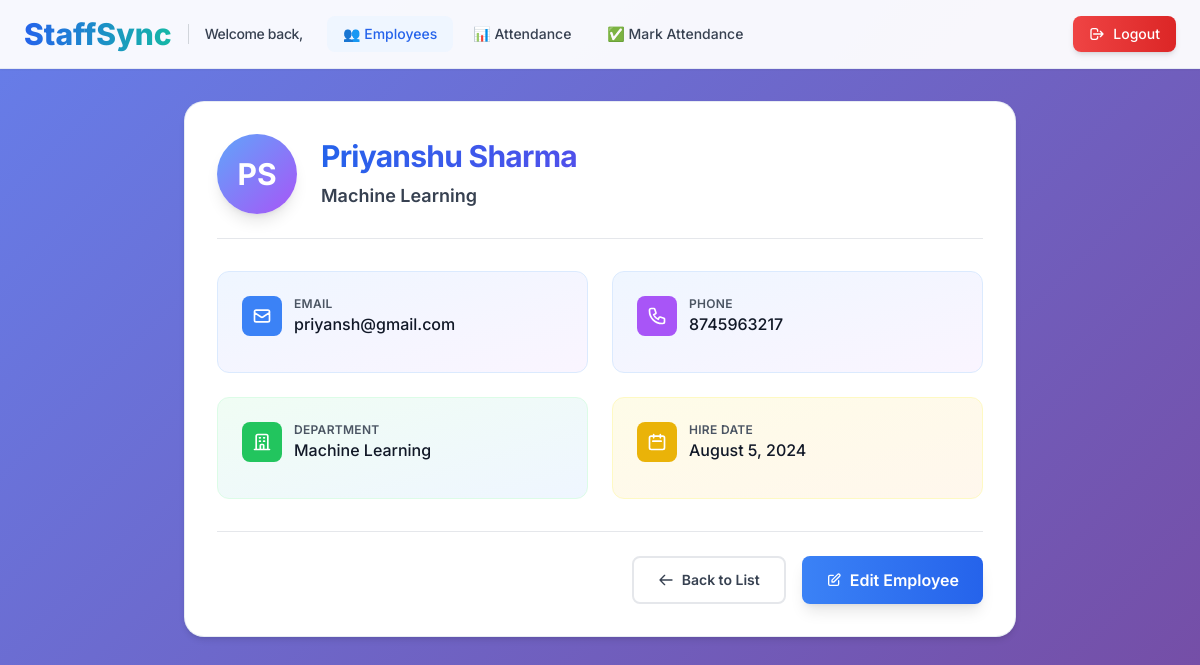
/employees/employee/6/, run on the app's committed database.
### employees/models.py (models this page shows, shortened)
class Employee(models.Model):
    first_name = models.CharField(max_length=100)
    last_name = models.CharField(max_length=100)
    email = models.EmailField(unique=True)
    phone_number = models.CharField(max_length=15)
    department = models.ForeignKey(Department, on_delete=models.SET_NULL, null=True, blank=True)
    hire_date = models.DateField()
    class Meta:
        ordering = ['first_name', 'last_name']
        verbose_name_plural = 'Employees'

class Department(models.Model):
    name = models.CharField(max_length=100)

### employees/views.py (the view)
# urls.py: path('employee/<int:pk>/', views.employee_detail, name='employee_detail'),
def employee_detail(request, pk):
    employee = get_object_or_404(Employee.objects.select_related('department'), pk=pk)
    attendances = Attendance.objects.filter(employee=employee).order_by('-date')[:10]
    return render(request, 'employees/employee_detail.html', {
        'employee': employee,
        'attendances': attendances,
    })

### employees/templates/employees/employee_detail.html (shortened to what this page needs)
    {% load static %}
<!DOCTYPE html>
<html lang="en">
<head>
    <script src="https://cdn.tailwindcss.com"></script>
    <link rel="stylesheet" href="{% static 'admin.css' %}">
</head>
<body class="fade-in">
    <header class="admin-header sticky top-0 z-40 py-4 px-6">
        <div class="max-w-7xl mx-auto flex justify-between items-center">
            <div class="flex items-center space-x-6">
                <div class="flex items-center space-x-4">
                    <a href="{% url 'dashboard' %}" class="flex items-center space-x-2">
                        <span class="text-2xl md:text-3xl font-extrabold bg-gradient-to-r from-blue-600 to-teal-500 bg-clip-text text-transparent">StaffSync</span>
                    </a>
                    <div class="hidden md:block border-l border-gray-300 pl-4">
                        <h2 class="text-sm font-medium text-gray-600">Welcome back,</h2>
                    </div>
                </div>
                <nav class="hidden md:flex items-center space-x-1">
                    <a href="{% url 'employee_list' %}" class="px-4 py-2 text-sm font-medium text-blue-600 bg-blue-50 rounded-lg transition-all duration-200">👥 Employees</a>
                    <a href="{% url 'attendance_list' %}" class="px-4 py-2 text-sm font-medium text-gray-700 hover:text-blue-600 hover:bg-blue-50 rounded-lg transition-all duration-200">📊 Attendance</a>
                    <a href="{% url 'mark_attendance' %}" class="px-4 py-2 text-sm font-medium text-gray-700 hover:text-blue-600 hover:bg-blue-50 rounded-lg transition-all duration-200">✅ Mark Attendance</a>
                </nav>
            </div>
            <div class="flex items-center space-x-4">
                <a href="{% url 'logout' %}" class="inline-flex items-center px-4 py-2 text-sm font-medium text-white bg-gradient-to-r from-red-500 to-red-600 rounded-lg hover:from-red-600 hover:to-red-700 shadow-md hover:shadow-lg transition-all duration-200">
                    <svg class="w-4 h-4 mr-2" fill="none" stroke="currentColor" viewBox="0 0 24 24">
                        <path stroke-linecap="round" stroke-linejoin="round" stroke-width="2" d="M17 16l4-4m0 0l-4-4m4 4H7m6 4v1a3 3 0 01-3 3H6a3 3 0 01-3-3V7a3 3 0 013-3h4a3 3 0 013 3v1"></path>
                    </svg>
                    Logout
                </a>
            </div>
        </div>
    </header>
    <main class="max-w-4xl mx-auto px-4 sm:px-6 lg:px-8 py-8">
        <div class="card fade-in p-6 md:p-8">
            <div class="flex items-center space-x-6 mb-8 pb-6 border-b border-gray-200">
                <div class="w-20 h-20 bg-gradient-to-br from-blue-400 to-purple-500 rounded-full flex items-center justify-center text-white font-bold text-3xl shadow-lg">
                    {{ employee.first_name|first }}{{ employee.last_name|first }}
                </div>
                <div class="flex-1">
                    <h1 class="text-3xl font-bold bg-gradient-to-r from-blue-600 to-purple-600 bg-clip-text text-transparent mb-2">
                    </h1>
                    <p class="text-lg text-gray-600">{{ employee.department.name|default:"No Department" }}</p>
                </div>
            </div>
            <div class="grid grid-cols-1 md:grid-cols-2 gap-6 mb-8">
                <div class="bg-gradient-to-br from-blue-50 to-purple-50 rounded-xl p-6 border border-blue-100">
                    <div class="flex items-center space-x-3 mb-3">
                        <div class="w-10 h-10 bg-blue-500 rounded-lg flex items-center justify-center">
                            <svg class="w-5 h-5 text-white" fill="none" stroke="currentColor" viewBox="0 0 24 24" aria-hidden="true">
                                <path stroke-linecap="round" stroke-linejoin="round" stroke-width="2" d="M3 8l7.89 5.26a2 2 0 002.22 0L21 8M5 19h14a2 2 0 002-2V7a2 2 0 00-2-2H5a2 2 0 00-2 2v10a2 2 0 002 2z"></path>
                            </svg>
                        </div>
                        <div>
                            <p class="text-xs font-semibold text-gray-500 uppercase tracking-wide">Email</p>
                            <p class="text-base font-medium text-gray-900">{{ employee.email }}</p>
                        </div>
                    </div>
                </div>
                <div class="bg-gradient-to-br from-blue-50 to-purple-50 rounded-xl p-6 border border-blue-100">
                    <div class="flex items-center space-x-3 mb-3">
                        <div class="w-10 h-10 bg-purple-500 rounded-lg flex items-center justify-center">
                        </div>
                        <div>
                            <p class="text-xs font-semibold text-gray-500 uppercase tracking-wide">Phone</p>
                            <p class="text-base font-medium text-gray-900">{{ employee.phone_number }}</p>
                        </div>
                    </div>
                </div>
                <div class="bg-gradient-to-br from-green-50 to-blue-50 rounded-xl p-6 border border-green-100">
                    <div class="flex items-center space-x-3 mb-3">
                        <div class="w-10 h-10 bg-green-500 rounded-lg flex items-center justify-center">
                        </div>
                        <div>
                            <p class="text-xs font-semibold text-gray-500 uppercase tracking-wide">Department</p>
                            <p class="text-base font-medium text-gray-900">{{ employee.department.name|default:"No Department" }}</p>
                        </div>
                    </div>
                </div>
                <div class="bg-gradient-to-br from-yellow-50 to-orange-50 rounded-xl p-6 border border-yellow-100">
                    <div class="flex items-center space-x-3 mb-3">
                        <div class="w-10 h-10 bg-yellow-500 rounded-lg flex items-center justify-center">
                            <svg class="w-5 h-5 text-white" fill="none" stroke="currentColor" viewBox="0 0 24 24" aria-hidden="true">
                                <path stroke-linecap="round" stroke-linejoin="round" stroke-width="2" d="M8 7V3m8 4V3m-9 8h10M5 21h14a2 2 0 002-2V7a2 2 0 00-2-2H5a2 2 0 00-2 2v12a2 2 0 002 2z"></path>
                            </svg>
                        </div>
                        <div>
                            <p class="text-xs font-semibold text-gray-500 uppercase tracking-wide">Hire Date</p>
                            <p class="text-base font-medium text-gray-900">{{ employee.hire_date|date:"F j, Y" }}</p>
                        </div>
                    </div>
                </div>
            </div>
            <div class="flex flex-col sm:flex-row justify-end space-y-3 sm:space-y-0 sm:space-x-4 pt-6 border-t border-gray-200">
                <a href="{% url 'employee_list' %}" class="inline-flex items-center justify-center px-6 py-3 text-sm font-semibold text-gray-700 bg-white border-2 border-gray-200 rounded-lg hover:bg-gray-50 hover:border-gray-300 transition-all duration-200">
                    <svg class="w-4 h-4 mr-2" fill="none" stroke="currentColor" viewBox="0 0 24 24">
                        <path stroke-linecap="round" stroke-linejoin="round" stroke-width="2" d="M10 19l-7-7m0 0l7-7m-7 7h18"></path>
                    </svg>
                    Back to List
                </a>
                <a href="{% url 'employee_edit' employee.pk %}" class="inline-flex items-center justify-center px-6 py-3 bg-gradient-to-r from-blue-500 to-blue-600 text-white font-semibold rounded-lg shadow-lg hover:shadow-xl hover:from-blue-600 hover:to-blue-700 transition-all duration-200 transform hover:scale-105">
                    <svg class="w-4 h-4 mr-2" fill="none" stroke="currentColor" viewBox="0 0 24 24">
                        <path stroke-linecap="round" stroke-linejoin="round" stroke-width="2" d="M11 5H6a2 2 0 00-2 2v11a2 2 0 002 2h11a2 2 0 002-2v-5m-1.414-9.414a2 2 0 112.828 2.828L11.828 15H9v-2.828l8.586-8.586z"></path>
                    </svg>
                    Edit Employee
                </a>
            </div>
        </div>
    </main>
</body>
</html>

### employees/static/admin.css (style rules this page uses)
:root { --primary-blue: #2563eb; --primary-blue-dark: #1d4ed8; --primary-blue-light: #3b82f6; --success-green: #10b981; --danger-red: #ef4444; --warning-yellow: #f59e0b; --gray-50: #f9fafb; --gray-100: #f3f4f6; --gray-200: #e5e7eb; --gray-300: #d1d5db; --gray-600: #4b5563; --gray-700: #374151; --gray-800: #1f2937; --gray-900: #111827; --space-xs: 0.25rem; --space-sm: 0.5rem; --space-md: 1rem; --space-lg: 1.5rem; --space-xl: 2rem; --space-2xl: 3rem; --space-3xl: 4rem; --font-xs: 0.75rem; --font-sm: 0.875rem; --font-base: 1rem; --font-lg: 1.125rem; --font-xl: 1.25rem; --font-2xl: 1.5rem; --font-3xl: 1.875rem; --font-4xl: 2.25rem; --radius-sm: 0.375rem; --radius-md: 0.5rem; --radius-lg: 0.75rem; --radius-xl: 1rem; --radius-2xl: 1.25rem; --radius-full: 9999px; --shadow-sm: 0 1px 2px 0 rgba(0, 0, 0, 0.05); --shadow-md: 0 4px 6px -1px rgba(0, 0, 0, 0.1), 0 2px 4px -1px rgba(0, 0, 0, 0.06); --shadow-lg: 0 10px 15px -3px rgba(0, 0, 0, 0.1), 0 4px 6px -2px rgba(0, 0, 0, 0.05); --shadow-xl: 0 20px 25px -5px rgba(0, 0, 0, 0.1), 0 10px 10px -5px rgba(0, 0, 0, 0.04); --shadow-2xl: 0 25px 50px -12px rgba(0, 0, 0, 0.25); --transition-fast: 150ms cubic-bezier(0.4, 0, 0.2, 1); --transition-base: 200ms cubic-bezier(0.4, 0, 0.2, 1); --transition-slow: 300ms cubic-bezier(0.4, 0, 0.2, 1); --transition-bounce: 400ms cubic-bezier(0.34, 1.56, 0.64, 1); --z-dropdown: 1000; --z-sticky: 1020; --z-fixed: 1030; --z-modal-backdrop: 1040; --z-modal: 1050; --z-popover: 1060; --z-tooltip: 1070; }
*, *::before, *::after { box-sizing: border-box; }
* { transition-property: background-color, border-color, color, fill, stroke, opacity, box-shadow, transform; transition-duration: var(--transition-base); transition-timing-function: cubic-bezier(0.4, 0, 0.2, 1); }
.card, .stat-card, button, .sidebar-link, .mobile-menu-btn { will-change: transform; backface-visibility: hidden; -webkit-font-smoothing: antialiased; -moz-osx-font-smoothing: grayscale; }
body { font-family: 'Inter', -apple-system, BlinkMacSystemFont, 'Segoe UI', Roboto, sans-serif; background: linear-gradient(135deg, #667eea 0%, #764ba2 100%); background-attachment: fixed; min-height: 100vh; color: #1f2937; -webkit-font-smoothing: antialiased; -moz-osx-font-smoothing: grayscale; text-rendering: optimizeLegibility; font-weight: 500; }
p, span, div { color: #1f2937; }
.text-gray-500 { color: #4b5563 !important; font-weight: 600; }
.text-gray-600 { color: #374151 !important; font-weight: 600; }
h1, h2, h3, h4, h5, h6 { font-weight: 700; color: #111827; letter-spacing: -0.025em; }
.card { background: white; border-radius: var(--radius-2xl); box-shadow: var(--shadow-md); transition: all var(--transition-bounce); border: 1px solid rgba(226, 232, 240, 0.8); position: relative; overflow: hidden; }
.card::before { content: ''; position: absolute; top: 0; left: 0; right: 0; height: 3px; background: linear-gradient(90deg, #3b82f6 0%, #8b5cf6 100%); transform: scaleX(0); transform-origin: left; transition: transform var(--transition-slow); opacity: 0; }
.admin-header { background: rgba(255, 255, 255, 0.95); backdrop-filter: blur(12px) saturate(180%); -webkit-backdrop-filter: blur(12px) saturate(180%); box-shadow: var(--shadow-sm); border-bottom: 1px solid rgba(226, 232, 240, 0.8); position: sticky; top: 0; z-index: var(--z-sticky); }
.fade-in { animation: fadeIn 0.4s cubic-bezier(0.4, 0, 0.2, 1); will-change: opacity, transform; }
.card { animation: scaleIn 0.3s cubic-bezier(0.4, 0, 0.2, 1) backwards; will-change: opacity, transform; }
.card:nth-of-type(1) { animation-delay: 0.1s; }
.fade-in { animation: fadeIn 0.5s ease-out; }
.card { animation: scaleIn 0.4s ease-out backwards; }
.card:nth-of-type(1) { animation-delay: 0.2s; }

### employees/templates/employees/employee_detail.html (style rules this page uses)
body { font-family: 'Inter', sans-serif; }

### data on the page
Employee: first_name|first "P", last_name|first "S", department.name "Machine Learning", email "priyansh@gmail.com", phone_number "8745963217", hire_date "August 5, 2024"
